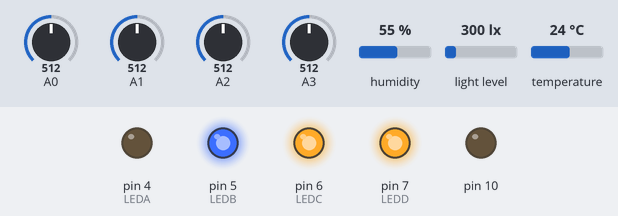
Simulated run of this sketch. Board: Arduino Leonardo, built with avr-gcc and run on an emulated ATmega32U4. On the bench: output pins drawn as LEDs (lit = HIGH). Wiring (inferred from the names in the program): DHT11 sensor: data pin 2. The inputs (shaded band) are chosen by the test bench; at power-on: A0 = 512, A1 = 512, A2 = 512, A3 = 512, humidity 55 %, light level 300 lx, temperature 24 °C. Storage starts empty; pins used as bus, display or sensor lines are not drawn; what the sketch prints to the serial monitor is not drawn.

Above: at 0.3 s.
At 0.7 s:
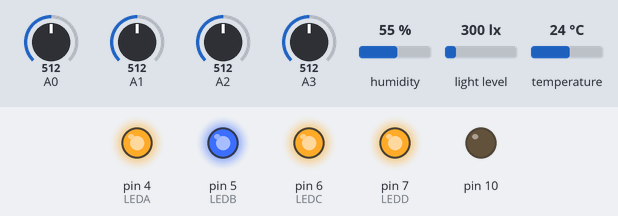
Timing chart, 0 to 2.2 s (numbered marks = the images above):
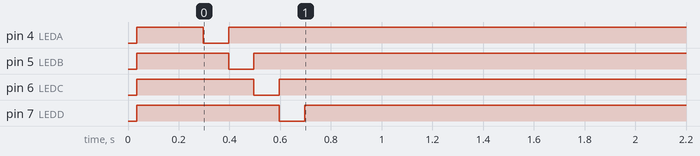

The sketch:

EH_IOT.ino
```cpp
/*
 Energy Harvesting For The Internet-of-Things: Measurements And Probability Models

 George Smart <g.smart@ee.ucl.ac.uk>
 John Atkinson <john.atkinson.10@ucl.ac.uk>

 Department of Electronic & Electrical Engineering
 University College London

 13 July 2015

 SD Card Interconnects attach to SPI the bus as follows:
  - MOSI    - pin 11
  - MISO    - pin 12
  - CLK     - pin 13
  - CS      - pin 10

 Analog Sensors Interconnects:
  - Solar   - pin A0
  - Diode   - pin A1
  - Thermal - pin A2
  - Piezo   - pin A3

 Envronment Sensors:
  - DHT11   - pin 2
  - BH1750  - I2C Bus (A4/A5)

 Debug LEDs:
  - Solar   - pin 4
  - Diode   - pin 5
  - Thermal - pin 6
  - Piezo   - pin 7
*/

#include <SPI.h>
#include <SD.h>
#include <Wire.h>
#include <BH1750.h>
#include "DHT.h"

// Ethernet Shield, CS = pin 4.
// Standard SD Sheild, CS = pin 10.
const int chipSelect = 10;

#define DHTPIN 2
#define DHTTYPE DHT11   // DHT 11
DHT dht(DHTPIN, DHTTYPE);
BH1750 lightMeter;

uint8_t sensor_read = 0;

unsigned long currMeasure = 0;

char filename[] = "LOGGER00.CSV"; // auto set later to be 00-99.

#define DHT    2
#define SDACT  3
#define LEDA   4
#define LEDB   5
#define LEDC   6
#define LEDD   7

void setup()
{
  // Open serial communications and wait for port to open:
  Serial.begin(115200);
  while (!Serial) {
    ; // wait for serial port to connect. Needed for Leonardo only
  }

  lightMeter.begin();
  dht.begin();

  Serial.print("Initialising SD card...");
  // set CS to output (uses default for library, even if not used)
  pinMode(10, OUTPUT);

  pinMode(SDACT, OUTPUT);
  pinMode(DHT,   INPUT);
  pinMode(LEDA,  OUTPUT);
  pinMode(LEDB,  OUTPUT);
  pinMode(LEDC,  OUTPUT);
  pinMode(LEDD,  OUTPUT);

  // see if the card is present and can be initialised:
  if (!SD.begin(chipSelect)) {
    Serial.println("Card failed, or not present");
    // don't do anything more:
    return;
  }
  Serial.println("Card initialised.");

  // find the lowest filename that's not used.
  for (uint8_t i = 0; i < 100; i++) {
   filename[6] = i/10 + '0';
   filename[7] = i%10 + '0';
   if (!SD.exists(filename)) {
    break;
   }
  }

  Serial.print("Logging to: ");
  Serial.println(filename);

  digitalWrite(LEDA, HIGH);
  digitalWrite(LEDB, HIGH);
  digitalWrite(LEDC, HIGH);
  digitalWrite(LEDD, HIGH);
  delay(250);

  // write CSV column headers
  File dataFile = SD.open(filename, FILE_WRITE);
  dataFile.println("msTime,Solar,Diode,Therm,Piezo,LightMeter,TempMeter,HumiMeter");
  dataFile.close();

  // Strobe output LEDs
  digitalWrite(LEDA, LOW);
    delay(100);
    digitalWrite(LEDA, HIGH);
  digitalWrite(LEDB, LOW);
    delay(100);
    digitalWrite(LEDB, HIGH);
  digitalWrite(LEDC, LOW);
    delay(100);
    digitalWrite(LEDC, HIGH);
  digitalWrite(LEDD, LOW);
    delay(100);
    digitalWrite(LEDD, HIGH);
}

uint16_t lux = 0;
double humi = 0;
double temp = 0;

void loop()
{
  currMeasure = millis();
  // force sensor reading every 300 readings (30 seconds)
  if (sensor_read == 0) {
    lux = lightMeter.readLightLevel();
    humi = dht.readHumidity();  //DHT11 is very slow
    temp = dht.readTemperature();
  }
  sensor_read++;
  if (sensor_read >= 20) {
    sensor_read = 0;
  }

  int Solar = analogRead(A0);
  int Diode = analogRead(A1);
  int Therm = analogRead(A2);
  int Piezo = analogRead(A3);

  if (Solar > 0) {digitalWrite(LEDA, HIGH);} else {digitalWrite(LEDA, LOW);}
  if (Diode > 0) {digitalWrite(LEDB, HIGH);} else {digitalWrite(LEDB, LOW);}
  if (Therm > 0) {digitalWrite(LEDC, HIGH);} else {digitalWrite(LEDC, LOW);}
  if (Piezo > 0) {digitalWrite(LEDD, HIGH);} else {digitalWrite(LEDD, LOW);}

  // make a string for assembling the data to log:
  String dataString = "";
  dataString += String(currMeasure);
  dataString += ",";
  dataString += String(Solar);
  dataString += ",";
  dataString += String(Diode);
  dataString += ",";
  dataString += String(Therm);
  dataString += ",";
  dataString += String(Piezo);
  dataString += ",";
  dataString += String(lux);
  dataString += ",";
  dataString += String((int)temp);
  dataString += ",";
  dataString += String((int)humi);

  // open the file. note that only one file can be open at a time,
  // so you have to close this one before opening another.
  File dataFile = SD.open(filename, FILE_WRITE);

  // if the file is available, write to it:
  if (dataFile) {
    digitalWrite(SDACT, HIGH);
    dataFile.println(dataString);
    dataFile.close();
    digitalWrite(SDACT, LOW);

    Serial.println(dataString);
  }
  // if the file isn't open, pop up an error:
  else {
    Serial.print("error opening ");
    Serial.println(filename);
  }

  // wait until the next measurement time...
  while (millis() < (currMeasure + 100));
}
```

DHT.h
```cpp
#ifndef DHT_H
#define DHT_H
#if ARDUINO >= 100
 #include "Arduino.h"
#else
 #include "WProgram.h"
#endif

/* DHT library

MIT license
written by Adafruit Industries
*/

// how many timing transitions we need to keep track of. 2 * number bits + extra
#define MAXTIMINGS 85

#define DHT11 11
#define DHT22 22
#define DHT21 21
#define AM2301 21

class DHT {
 private:
  uint8_t data[6];
  uint8_t _pin, _type, _count;
  unsigned long _lastreadtime;
  boolean firstreading;

 public:
  DHT(uint8_t pin, uint8_t type, uint8_t count=6);
  void begin(void);
  float readTemperature(bool S=false);
  float convertCtoF(float);
  float convertFtoC(float);
  float computeHeatIndex(float tempFahrenheit, float percentHumidity);
  float readHumidity(void);
  boolean read(void);

};
#endif
```
